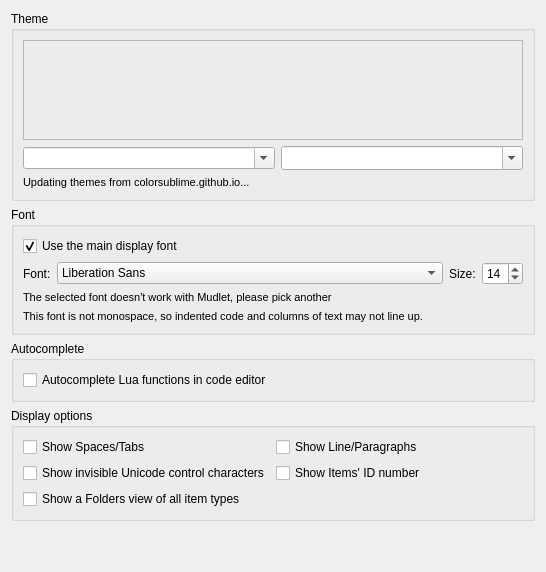
     <widget class="QWidget" name="tab_codeEditor">
      <attribute name="title">
       <string>Editor</string>
      </attribute>
      <layout class="QVBoxLayout" name="verticalLayout_tab_codeEditor">
       <item>
        <widget class="QGroupBox" name="groupbox_codeEditorThemeSelection">
         <property name="title">
          <string>Theme</string>
         </property>
         <layout class="QGridLayout" name="gridLayout_groupbox_codeEditorThemeSelection" columnstretch="2,1">
          <item row="0" column="0" colspan="2">
           <widget class="QFrame" name="frame_edbeePreviewWidget">
            <property name="minimumSize">
             <size>
              <width>500</width>
              <height>100</height>
             </size>
            </property>
            <property name="frameShape">
             <enum>QFrame::Shape::StyledPanel</enum>
            </property>
            <property name="frameShadow">
             <enum>QFrame::Shadow::Raised</enum>
            </property>
            <layout class="QVBoxLayout" name="verticalLayout_frame_edbeePreviewWidget">
             <property name="spacing">
              <number>0</number>
             </property>
             <property name="leftMargin">
              <number>0</number>
             </property>
             <property name="topMargin">
              <number>0</number>
             </property>
             <property name="rightMargin">
              <number>0</number>
             </property>
             <property name="bottomMargin">
              <number>0</number>
             </property>
             <item>
              <widget class="edbee::TextEditorWidget" name="edbeePreviewWidget" native="true">
               <property name="font">
                <font/>
               </property>
              </widget>
             </item>
            </layout>
           </widget>
          </item>
          <item row="1" column="0">
           <widget class="QComboBox" name="code_editor_theme_selection_combobox">
            <property name="accessibleName">
             <string extracomment="Screen reader name of the editor color theme picker on the Editor page of the settings, which has no visible label of its own">Editor theme</string>
            </property>
            <property name="accessibleDescription">
             <string extracomment="Screen reader description of the editor color theme picker on the Editor page of the settings">Color theme the script editor is drawn in</string>
            </property>
            <property name="editable">
             <bool>true</bool>
            </property>
           </widget>
          </item>
          <item row="1" column="1">
           <widget class="QComboBox" name="script_preview_combobox">
            <property name="accessibleName">
             <string extracomment="Screen reader name of the picker for the script shown as the theme preview on the Editor page of the settings, which has no visible label of its own">Script to preview</string>
            </property>
            <property name="accessibleDescription">
             <string extracomment="Screen reader description of the picker for the script shown as the theme preview on the Editor page of the settings">One of your scripts to show in the editor theme preview</string>
            </property>
            <property name="editable">
             <bool>true</bool>
            </property>
            <property name="sizeAdjustPolicy">
             <enum>QComboBox::SizeAdjustPolicy::AdjustToMinimumContentsLengthWithIcon</enum>
            </property>
            <property name="minimumContentsLength">
             <number>24</number>
            </property>
           </widget>
          </item>
          <item row="2" column="0" colspan="2">
           <widget class="QLabel" name="theme_download_label">
            <property name="font">
             <font>
              <pointsize>8</pointsize>
             </font>
            </property>
            <property name="text">
             <string>Updating themes from colorsublime.github.io...</string>
            </property>
            <property name="wordWrap">
             <bool>true</bool>
            </property>
           </widget>
          </item>
         </layout>
        </widget>
       </item>
       <item>
        <widget class="QGroupBox" name="groupBox_editorFont">
         <property name="title">
          <string extracomment="Card title on the Editor settings page, above the font the script editor's code is written in">Font</string>
         </property>
         <layout class="QGridLayout" name="gridLayout_groupBox_editorFont" columnstretch="0,1,0,0">
          <item row="0" column="0" colspan="4">
           <widget class="QCheckBox" name="checkBox_editorFontFollowsDisplay">
            <property name="toolTip">
             <string extracomment="Tooltip of the Editor settings page option that writes the script editor's code in the font set for the game's text">&lt;p&gt;Shows code and the error messages under it in the font and size set for the game's text on the Main display page. Untick it to give the script editor a font and size of its own.&lt;/p&gt;</string>
            </property>
            <property name="accessibleDescription">
             <string extracomment="Accessibility-friendly description of the Editor settings page option that writes the script editor's code in the font set for the game's text">Shows code and the error messages under it in the font and size set for the game's text on the Main display page. Untick it to give the script editor a font and size of its own.</string>
            </property>
            <property name="text">
             <string extracomment="Option on the Editor settings page: when ticked, the script editor's code is written in the font and size of the game's text, set on the Main display page">Use the main display font</string>
            </property>
            <property name="checked">
             <bool>true</bool>
            </property>
           </widget>
          </item>
          <item row="1" column="0">
           <widget class="QLabel" name="label_editorFont">
            <property name="text">
             <string>Font:</string>
            </property>
            <property name="buddy">
             <cstring>fontComboBox_editorFont</cstring>
            </property>
           </widget>
          </item>
          <item row="1" column="1">
           <widget class="QFontComboBox" name="fontComboBox_editorFont">
            <property name="sizePolicy">
             <sizepolicy hsizetype="Preferred" vsizetype="Fixed">
              <horstretch>1</horstretch>
              <verstretch>0</verstretch>
             </sizepolicy>
            </property>
            <property name="editable">
             <bool>false</bool>
            </property>
            <property name="maxVisibleItems">
             <number>20</number>
            </property>
           </widget>
          </item>
          <item row="1" column="2">
           <widget class="QLabel" name="label_editorFontSize">
            <property name="text">
             <string>Size:</string>
            </property>
            <property name="buddy">
             <cstring>spinBox_editorFontSize</cstring>
            </property>
           </widget>
          </item>
          <item row="1" column="3">
           <widget class="QSpinBox" name="spinBox_editorFontSize">
            <property name="sizePolicy">
             <sizepolicy hsizetype="Preferred" vsizetype="Preferred">
              <horstretch>0</horstretch>
              <verstretch>0</verstretch>
             </sizepolicy>
            </property>
            <property name="minimum">
             <number>1</number>
            </property>
            <property name="maximum">
             <number>99</number>
            </property>
            <property name="value">
             <number>14</number>
            </property>
           </widget>
          </item>
          <item row="2" column="0" colspan="4">
           <widget class="QLabel" name="label_editorFontInvalid">
            <property name="font">
             <font>
              <pointsize>8</pointsize>
             </font>
            </property>
            <property name="text">
             <string>The selected font doesn't work with Mudlet, please pick another</string>
            </property>
            <property name="wordWrap">
             <bool>true</bool>
            </property>
           </widget>
          </item>
          <item row="3" column="0" colspan="4">
           <widget class="QLabel" name="label_editorFontVariableWidth">
            <property name="font">
             <font>
              <pointsize>8</pointsize>
             </font>
            </property>
            <property name="text">
             <string extracomment="Warning under the script editor's font picker on the Editor settings page, shown when the chosen font's letters are not all the same width">This font is not monospace, so indented code and columns of text may not line up.</string>
            </property>
            <property name="wordWrap">
             <bool>true</bool>
            </property>
           </widget>
          </item>
         </layout>
        </widget>
       </item>
       <item>
        <widget class="QGroupBox" name="groupBox_autoComplete">
         <property name="title">
          <string>Autocomplete</string>
         </property>
         <layout class="QVBoxLayout" name="verticalLayout_groupBox_autoComplete">
          <item>
           <widget class="QCheckBox" name="checkBox_autocompleteLuaCode">
            <property name="text">
             <string>Autocomplete Lua functions in code editor</string>
            </property>
           </widget>
          </item>
         </layout>
        </widget>
       </item>
       <item>
        <widget class="QGroupBox" name="groupBox_editorDisplayOptions">
         <property name="title">
          <string>Display options</string>
         </property>
         <layout class="QGridLayout" name="gridLayout_groupBox_editorDisplayOptions">
          <item row="0" column="0">
           <widget class="QCheckBox" name="checkBox_showSpacesAndTabs">
            <property name="toolTip">
             <string>&lt;body&gt;&lt;p&gt;When displaying Lua contents in the main text editor area of the Editor show tabs and spaces with visible marks instead of whitespace.&lt;/p&gt;</string>
            </property>
            <property name="accessibleDescription">
             <string>When displaying Lua contents in the main text editor area of the Editor show tabs and spaces with visible marks instead of whitespace.</string>
            </property>
            <property name="text">
             <string>Show Spaces/Tabs</string>
            </property>
           </widget>
          </item>
          <item row="0" column="1">
           <widget class="QCheckBox" name="checkBox_showLineFeedsAndParagraphs">
            <property name="toolTip">
             <string>&lt;body&gt;&lt;p&gt;When displaying Lua contents in the main text editor area of the Editor show  line and paragraphs ends with visible marks as well as whitespace.&lt;/p&gt;</string>
            </property>
            <property name="accessibleDescription">
             <string>When displaying Lua contents in the main text editor area of the Editor show line and paragraph ends with visible marks as well as whitespace.</string>
            </property>
            <property name="text">
             <string>Show Line/Paragraphs</string>
            </property>
           </widget>
          </item>
          <item row="1" column="0">
           <widget class="QCheckBox" name="checkBox_showBidi">
            <property name="toolTip">
             <string>&lt;p&gt;Shows bidirection Unicode characters which can be used to change the meaning of source code while remaining invisible to the eye.&lt;/p&gt;</string>
            </property>
            <property name="accessibleDescription">
             <string>Shows bidirectional Unicode characters which can be used to change the meaning of source code while remaining invisible to the eye.</string>
            </property>
            <property name="text">
             <string>Show invisible Unicode control characters</string>
            </property>
           </widget>
          </item>
          <item row="1" column="1">
           <widget class="QCheckBox" name="checkBox_showIdNumbers">
            <property name="toolTip">
             <string>&lt;p&gt;Shows the &lt;b&gt;unique&lt;/b&gt; ID number that Mudlet uses internally to identify each instance of an item this is the same number that the Lua API functions that create aliases, key-binding, etc. return on success. This may be useful to know when there are multiple items of the same type with the same name and will be incorporated in the names of the related items' Lua scripts in the Central Debug Console output.&lt;/p&gt;&lt;p&gt;Note that although the number assigned to an item is constant during a session of the profile it may be different the next time the profile is loaded if other items are added or removed.&lt;/p&gt;</string>
            </property>
            <property name="accessibleDescription">
             <string>Shows Mudlet's internal ID number for each item. This is the same ID returned by Lua functions that create aliases, triggers, timers and so on, and is helpful when several items share the same name. The ID is stable during a session but may change the next time the profile is loaded.</string>
            </property>
            <property name="text">
             <string>Show Items' ID number</string>
            </property>
           </widget>
          </item>
          <item row="2" column="0" colspan="2">
           <widget class="QCheckBox" name="checkBox_folderView">
            <property name="toolTip">
             <string>&lt;p&gt;Adds a &lt;b&gt;Folders&lt;/b&gt; entry to the editor's sidebar. It shows triggers, aliases, scripts, timers, keys and buttons together, grouped by folder. Folders with the same name in different item types are shown as one folder.&lt;/p&gt;</string>
            </property>
            <property name="accessibleDescription">
             <string>Adds a Folders entry to the editor's sidebar. It shows triggers, aliases, scripts, timers, keys and buttons together, grouped by folder. Folders with the same name in different item types are shown as one folder.</string>
            </property>
            <property name="text">
             <string>Show a Folders view of all item types</string>
            </property>
           </widget>
          </item>
         </layout>
        </widget>
       </item>
       <item>
        <spacer name="verticalSpacer_codeEditor">
         <property name="orientation">
          <enum>Qt::Orientation::Vertical</enum>
         </property>
         <property name="sizeHint" stdset="0">
          <size>
           <width>20</width>
           <height>40</height>
          </size>
         </property>
        </spacer>
       </item>
      </layout>
     </widget>
